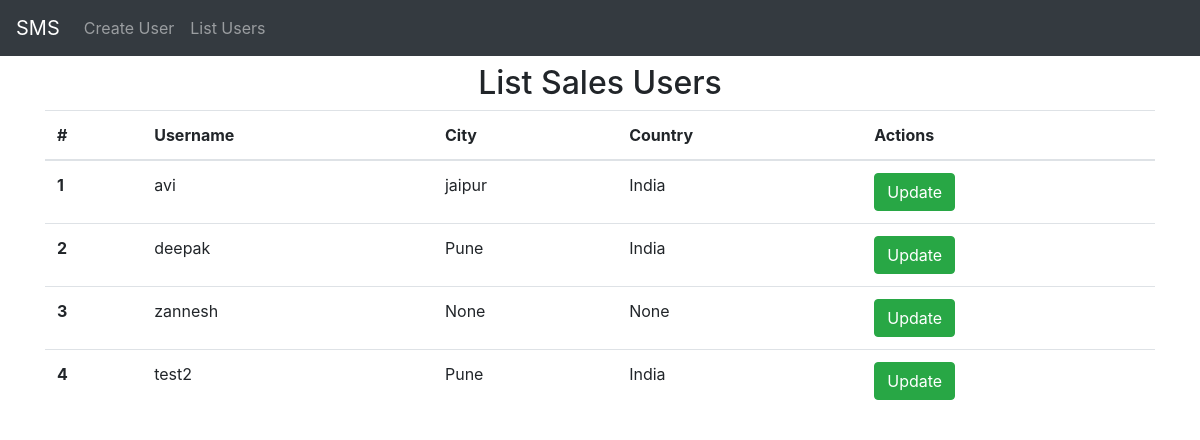
Before: /users/list with the older database file.
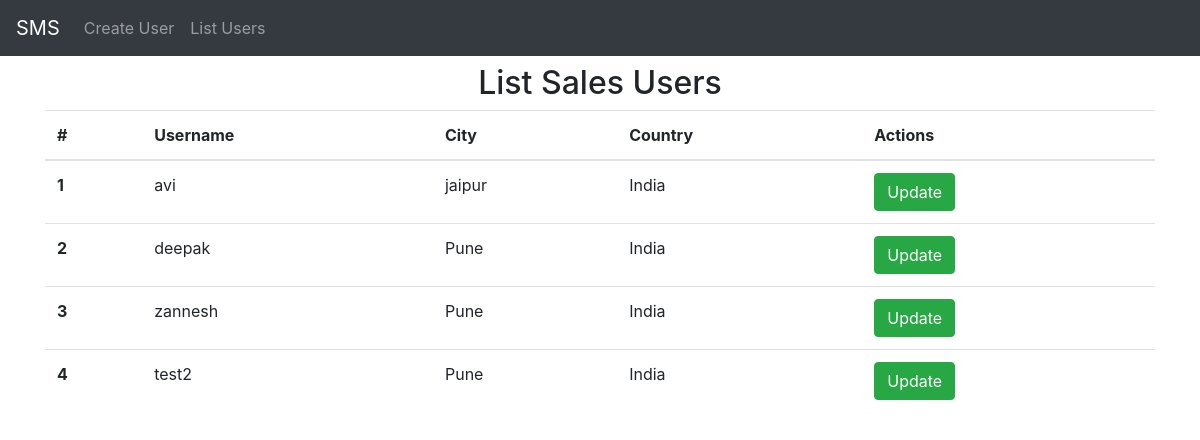
After: the same page with the newer database file.
### core/models.py (models this page shows, shortened)
class Profile(models.Model):
    user = models.OneToOneField(User, on_delete=models.CASCADE) # if user will delete profile will also delete usint models.cascade
    age = models.PositiveIntegerField(null=True) # null means it not required to have value while creating the object
    gender = models.CharField(max_length=6, null=True)
    city = models.CharField(max_length=40, null=True)
    country = models.CharField(max_length=40, null=True)

### core/views.py (the view)
# urls.py: path('users/list', list_sales_user, name='list-users'),
def list_sales_user(request):
    users = Profile.objects.all()
    context = {"users": users}
    return render(request, 'core/user_list.html', context)

### core/templates/core/user_list.html
{% extends "core/base.html"%} {% load crispy_forms_tags %} {% block title %} SMS - Add Sales User{% endblock title %} {% block body %}
<div class="container">
    <h2 class='text-center mt-2'>List Sales Users</h3>
        <table class="table">
            <thead>
                <tr>
                    <th scope="col">#</th>
                    <th scope="col">Username</th>
                    <th scope="col">City</th>
                    <th scope="col">Country</th>
                    <th scope="col">Actions</th>
                </tr>
            </thead>
            <tbody>
                {% for profile in users %}
                <tr>
                    <th scope="row">{{forloop.counter}}</th>
                    <td>{{profile.user.username}}</td>
                    <td>{{profile.city}}</td>
                    <td>{{profile.country}}</td>
                    <td>
                        <a href="{% url 'update-user' profile.user.id %}" class="btn btn-success">Update</a>
                    </td>
                </tr>
                {% endfor %}
            </tbody>
        </table>
</div>
{% endblock body%}

### core/templates/core/base.html (shortened to what this page needs)
<!doctype html>
<html lang="en">
<head>
    <link rel="stylesheet" href="https://maxcdn.bootstrapcdn.com/bootstrap/4.0.0/css/bootstrap.min.css">
</head>
<body>
    {%include "core/navbar.html"%} {% block body %} {% endblock body%}
</body>
</html>

### core/templates/core/navbar.html (shortened to what this page needs)
<nav class="navbar navbar-expand-lg navbar-dark bg-dark">
    <a class="navbar-brand" href="{% url 'create-user' %}">SMS</a>
    <div class="collapse navbar-collapse" id="navbarSupportedContent">
        <ul class="navbar-nav mr-auto">
            <li class="nav-item">
                <a class="nav-link" href="{% url 'create-user' %}">Create User</a>
            </li>
            <li class="nav-item">
                <a class="nav-link" href="{% url 'list-users' %}">List Users</a>
            </li>
    </div>
</nav>

Changed rows visible on the page:
changed Profile "zannesh": city "None" → "Pune"; country "None" → "India"
